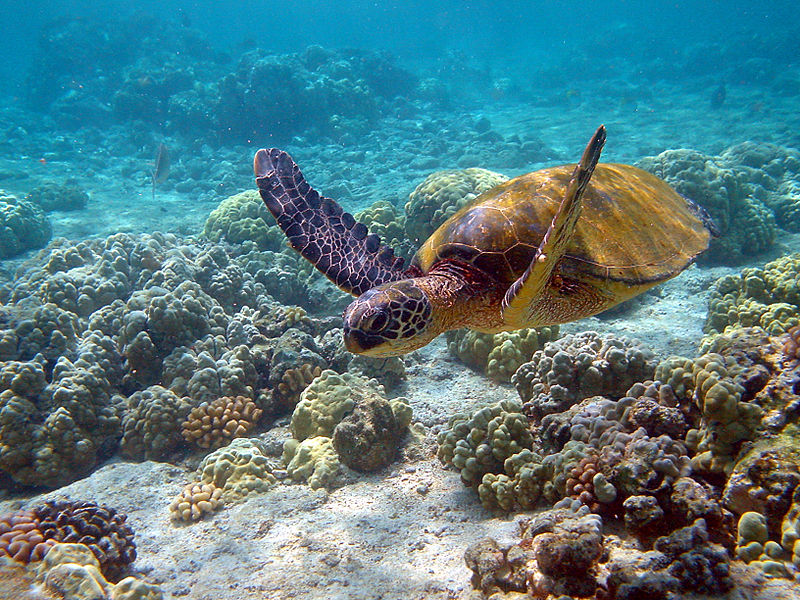
#> input picture Lectures/05_scikits/scikit-image/Hawaii_turtle.jpg, 800 x 600 px
$ python radial.py ../Hawaii_turtle.jpg   (Python 2 division)
#> lines starting #> are read from the running program, lines starting #| are printed output that depends on the picture
#> further down, img is the input picture: shape (600, 800, 3); mean R, G, B 85.6, 123.7, 129.3
"""Remove radial distortion.

Author: Stefan van der Walt
Date: 2006
"""

import scipy as S
import scipy.optimize
import scipy.ndimage

import pylab as P
import numpy as N
import math
import sys

class RadialDistortionInterface:
    """Mouse interaction interface for radial distortion removal.

    """
    def __init__(self, img):
      imshape = img.shape
#> imshape = (600, 800, 3)
      self.figure = P.imshow(img, extent=(0,imshape[1],imshape[0],0))
      P.title('Removal of radial distortion')
      P.xlabel('Select sets of three points with left mouse button,\nclick right button to process.')

      P.connect('button_press_event', self.button_press)
      P.connect('motion_notify_event', self.mouse_move)

      self.img = N.atleast_3d(img)
      self.points = []
      self.centre = ((N.array(self.img.shape)-1)/2.)[:2][::-1]
#> self.centre = [399.5, 299.5]
      self.height = imshape[0]
#> self.height = 600
      self.width = imshape[1]
#> self.width = 800

      self.make_cursorline()
      self.figure.axes.set_autoscale_on(False)

      P.show()
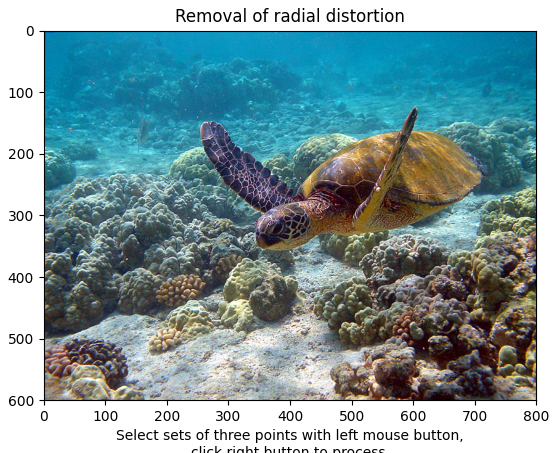
#> figure drawn by matplotlib, 1 panel
      P.close()

    def make_cursorline(self):
        self.cursorline, = P.plot([0],[0],'r:+',
                                  linewidth=2,markersize=15,markeredgecolor='b')

    # [160 lines left out: functions button_press, mouse_move, stackcopy, remove_distortion, not called in this run]

imread = S.misc.pilutil.imread

if len(sys.argv) != 2:
    print "Usage: %s <image-file>" % sys.argv[0]
else:
    img = imread(sys.argv[1])
    rdi = RadialDistortionInterface(img)
